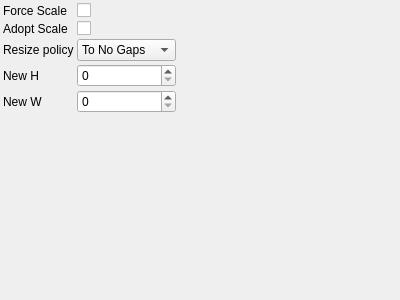
<?xml version="1.0" encoding="UTF-8"?>
<ui version="4.0">
 <class>DistortionApplicationParametersControlWidget</class>
 <widget class="QWidget" name="DistortionApplicationParametersControlWidget">
  <property name="geometry">
   <rect>
    <x>0</x>
    <y>0</y>
    <width>400</width>
    <height>300</height>
   </rect>
  </property>
  <property name="windowTitle">
   <string>DistortionApplicationParameters</string>
  </property>
   <layout class="QGridLayout" name="gridLayout">
    <property name="margin">
     <number>3</number>
    </property>
    <property name="spacing">
     <number>3</number>
    </property>
    <item row="0" column="0">
     <widget class="QLabel" name="label_0">
       <property name="text">
         <string>Force Scale</string>
       </property>
     </widget>
    </item>
    <item row="0" column="1">
     <widget class="QCheckBox" name="forceScaleCheckBox">
       <property name="toolTip">
         <string>Force Scale</string>
       </property>
     </widget>
    </item>
    <item row="1" column="0">
     <widget class="QLabel" name="label_1">
       <property name="text">
         <string>Adopt Scale</string>
       </property>
     </widget>
    </item>
    <item row="1" column="1">
     <widget class="QCheckBox" name="adoptScaleCheckBox">
       <property name="toolTip">
         <string>Adopt Scale</string>
       </property>
     </widget>
    </item>
    <item row="2" column="0">
     <widget class="QLabel" name="label_2">
       <property name="text">
         <string>Resize policy</string>
       </property>
     </widget>
    </item>
    <item row="2" column="1">
     <widget class="QComboBox" name="resizePolicyComboBox">
       <property name="currentIndex">
         <number>3</number>
       </property>
       <item>
        <property name="text">
         <string>No Change</string>
        </property>
       </item>
       <item>
        <property name="text">
         <string>Force Size</string>
        </property>
       </item>
       <item>
        <property name="text">
         <string>To Fit Result</string>
        </property>
       </item>
       <item>
        <property name="text">
         <string>To No Gaps</string>
        </property>
       </item>
       <property name="toolTip">
         <string>Resize policy</string>
       </property>
     </widget>
    </item>
    <item row="3" column="0">
     <widget class="QLabel" name="label_3">
       <property name="text">
         <string>New H</string>
       </property>
     </widget>
    </item>
    <item row="3" column="1">
     <widget class="QSpinBox" name="newHSpinBox">
       <property name="toolTip">
         <string>New H</string>
       </property>
     </widget>
    </item>
    <item row="4" column="0">
     <widget class="QLabel" name="label_4">
       <property name="text">
         <string>New W</string>
       </property>
     </widget>
    </item>
    <item row="4" column="1">
     <widget class="QSpinBox" name="newWSpinBox">
       <property name="toolTip">
         <string>New W</string>
       </property>
     </widget>
    </item>
   <item row="5" column="0">
    <spacer name="verticalSpacer">
     <property name="orientation">
      <enum>Qt::Vertical</enum>
     </property>
     <property name="sizeHint" stdset="0">
      <size>
       <width>0</width>
       <height>0</height>
      </size>
     </property>
    </spacer>
   </item>
   <item row="5" column="2">
    <spacer name="horizontalSpacer">
     <property name="orientation">
      <enum>Qt::Horizontal</enum>
     </property>
     <property name="sizeHint" stdset="0">
      <size>
       <width>0</width>
       <height>0</height>
      </size>
     </property>
    </spacer>
   </item>
  </layout>
 </widget>
 <layoutdefault spacing="3" margin="3"/>
 <resources/>
 <connections>
  <connection>
   <sender>forceScaleCheckBox</sender>
   <signal>stateChanged(int)</signal>
   <receiver>DistortionApplicationParametersControlWidget</receiver>
   <slot>changeParameters()</slot>
  </connection>
  <connection>
   <sender>adoptScaleCheckBox</sender>
   <signal>stateChanged(int)</signal>
   <receiver>DistortionApplicationParametersControlWidget</receiver>
   <slot>changeParameters()</slot>
  </connection>
  <connection>
   <sender>resizePolicyComboBox</sender>
   <signal>currentIndexChanged(int)</signal>
   <receiver>DistortionApplicationParametersControlWidget</receiver>
   <slot>changeParameters()</slot>
  </connection>
  <connection>
   <sender>newHSpinBox</sender>
   <signal>valueChanged(int)</signal>
   <receiver>DistortionApplicationParametersControlWidget</receiver>
   <slot>changeParameters()</slot>
  </connection>
  <connection>
   <sender>newWSpinBox</sender>
   <signal>valueChanged(int)</signal>
   <receiver>DistortionApplicationParametersControlWidget</receiver>
   <slot>changeParameters()</slot>
  </connection>
 </connections>
 <slots>
  <slot>changeParameters()</slot>
 </slots>
 <customwidgets>
 </customwidgets>
</ui>
